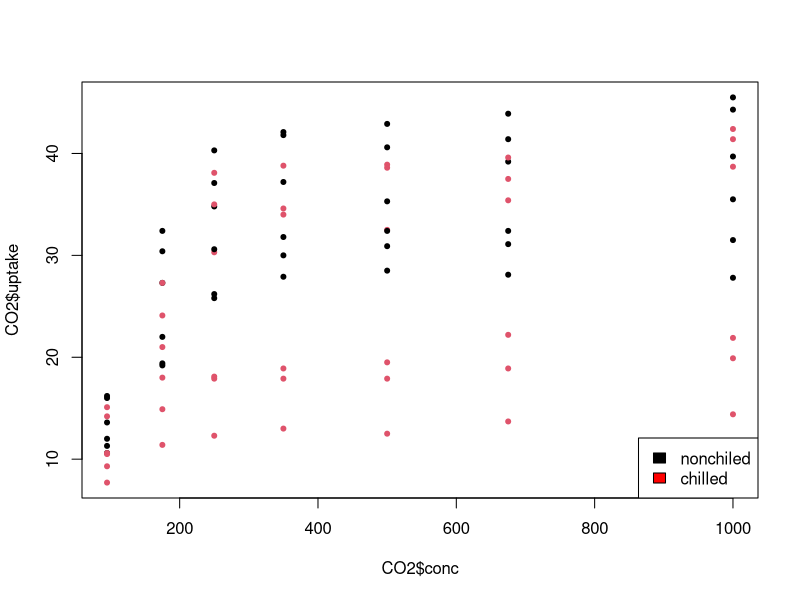

Here is the R script that generated this plot:
CO2 #Conjunto de dados

plot(CO2$conc, CO2$uptake, pch=20,col=CO2$Treatment)

legend("bottomright", legend=c("nonchiled", "chilled"),
        cex=1, fill=c("black", "red"))

